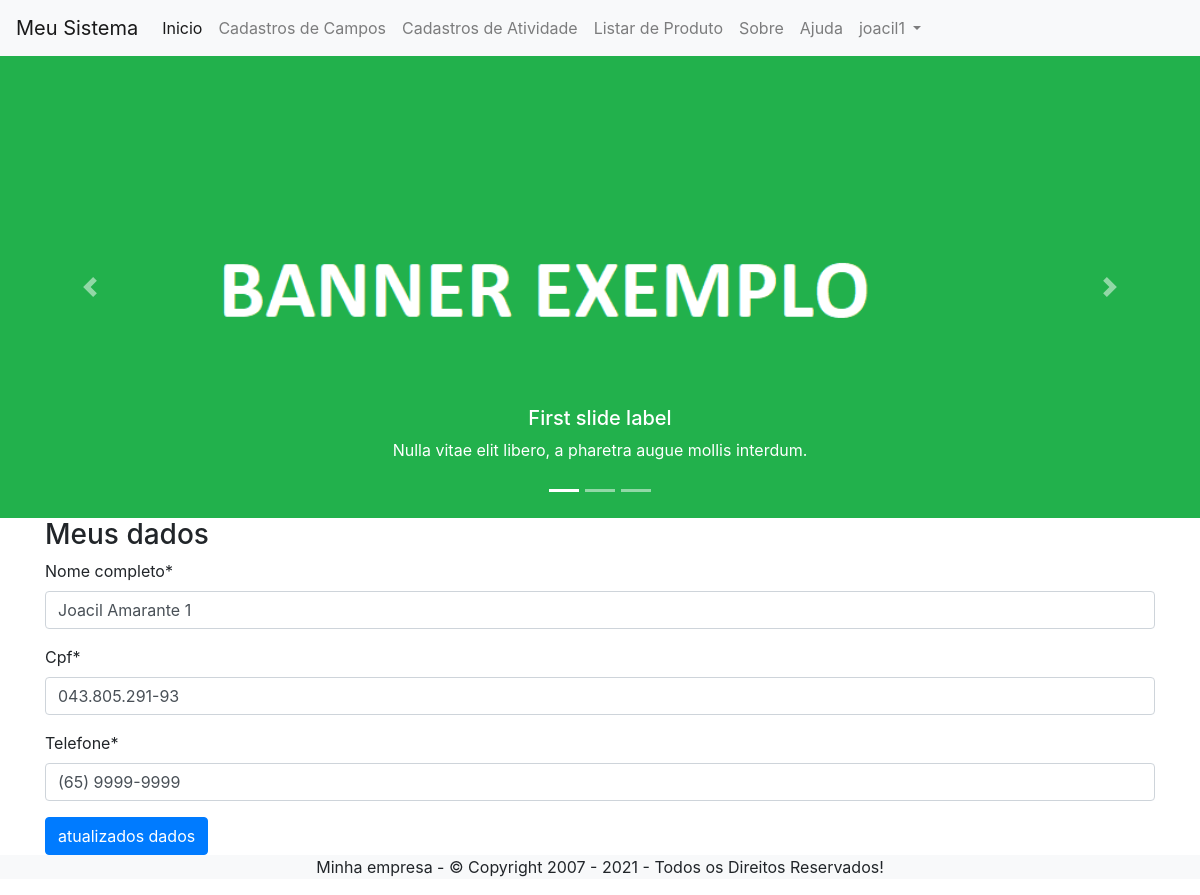
Page /atualizar-dados/ (signed in) on the committed database.
### usuarios/models.py (models this page shows)
class Perfil(models.Model):
    nome_completo = models.CharField(max_length=100, null=True)
    cpf = models.CharField(max_length=14, null=True)
    telefone = models.CharField(max_length=16,null=True)
    usuario = models.OneToOneField(User, on_delete=models.PROTECT)

### usuarios/views.py (the view)
# urls.py: path('atualizar-dados/', PerfilUpdate.as_view(), name='atualizar-dados')
class PerfilUpdate(UpdateView):
    template_name = 'cadastros/form.html'
    model = Perfil
    fields = ['nome_completo', 'cpf', 'telefone']
    success_url = reverse_lazy('index')
    def get_object(self, queryset=None):
        self.object  = get_object_or_404(Perfil, usuario=self.request.user)
        return self.object
    def get_context_data(self, *args, **kwargs):
        context = super().get_context_data(*args, **kwargs)
        context['titulo'] = 'Meus dados'
        context['botao'] = 'atualizados dados'
        return context

### cadastros/templates/cadastros/form.html (shortened to what this page needs)
{% extends 'modelo.html' %}
{% load static %}
{% load crispy_forms_tags %}
{% block conteudo %}
    <h3>{{ titulo }}</h3>
    <form action="" method="POST">
        {{ form|crispy }}
        <button type="submit" class="btn btn-primary">{{ botao }}
        </button>
    </form>
{% endblock %}

### paginas/templates/modelo.html (shortened to what this page needs)
{% load static %}
<!DOCTYPE html>
<html lang="pt-br">
<head>
    <link rel="stylesheet" href="{% static 'css/bootstrap.min.css' %}">
    <link rel="stylesheet" type="text/css" href="https://cdn.datatables.net/v/bs4/dt-1.11.3/datatables.min.css"/>
</head>
<body>
    {% block menu %}
    <nav class="navbar navbar-expand-lg navbar-light bg-light">
        <a class="navbar-brand" href="{% url 'index' %}">Meu Sistema</a>
        <div class="collapse navbar-collapse" id="navbarNavDropdown">
          <ul class="navbar-nav">
            <li class="nav-item active">
              <a class="nav-link" href="{% url 'index' %}">Inicio <span class="sr-only">(current)</span></a>
            </li>
            <li class="nav-item">
              <a class="nav-link" href="{% url 'listar-campo' %}">Cadastros de Campos</a>
            </li>
            <li class="nav-item">
              <a class="nav-link" href="{% url 'listar-atividade' %}">Cadastros de Atividade</a>
            </li>
            <li class="nav-item">
              <a class="nav-link" href="{% url 'listar-produto' %}">Listar de Produto</a>
            </li>
            <li class="nav-item">
              <a class="nav-link" href="{% url 'sobre' %}">Sobre</a>
            </li>
            <li class="nav-item">
              <a class="nav-link" href="#">Ajuda</a>
            </li>
            {% if request.user.is_authenticated %}
            <li class="nav-item dropdown">
              <a class="nav-link dropdown-toggle" href="#" id="navbarDropdownMenuLink" data-toggle="dropdown" aria-haspopup="true" aria-expanded="false">
                {{ request.user }}
              </a>
            </li>
            {% endif %}
          </ul>
        </div>
      </nav>
    {% endblock %}
    {% block banner_topo %}
    <div class="bd-example">
      <div id="carouselExampleCaptions" class="carousel slide" data-ride="carousel">
        <ol class="carousel-indicators">
          <li data-target="#carouselExampleCaptions" data-slide-to="0" class="active"></li>
          <li data-target="#carouselExampleCaptions" data-slide-to="1"></li>
          <li data-target="#carouselExampleCaptions" data-slide-to="2"></li>
        </ol>
        <div class="carousel-inner">
          <div class="carousel-item active">
            <img src="{% static 'img/banner.png' %}" class="d-block w-100" alt="...">
            <div class="carousel-caption d-none d-md-block">
              <h5>First slide label</h5>
              <p>Nulla vitae elit libero, a pharetra augue mollis interdum.</p>
            </div>
          </div>
        </div>
        <a class="carousel-control-prev" href="#carouselExampleCaptions" role="button" data-slide="prev">
          <span class="carousel-control-prev-icon" aria-hidden="true"></span>
        </a>
        <a class="carousel-control-next" href="#carouselExampleCaptions" role="button" data-slide="next">
          <span class="carousel-control-next-icon" aria-hidden="true"></span>
        </a>
      </div>
    </div>
    {% endblock %}
    <div class="container">
        {% block conteudo %}{% endblock %}
    </div>
    {% block rodape %}
        <div class="bg-light">
           <p align="center">Minha empresa - © Copyright 2007 - 2021 - Todos os Direitos Reservados!</p>
        </div>
    {% endblock %}
</body>
</html>

### rows in the picture
Perfil: nome_completo "Joacil Amarante 1", cpf "043.805.291-93", telefone "(65) 9999-9999"

### other values in the picture
{{ request.user }} "joacil1"
{{ titulo }} "Meus dados"
{{ botao }} "atualizados dados"
